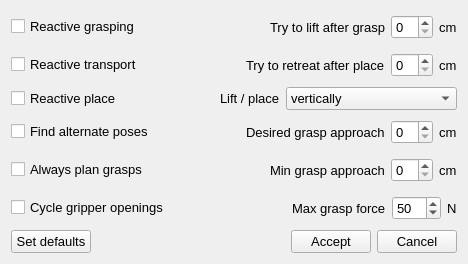
<?xml version="1.0" encoding="UTF-8"?>
<ui version="4.0">
 <class>AdvancedOptionsDialog</class>
 <widget class="QWidget" name="AdvancedOptionsDialog">
  <property name="geometry">
   <rect>
    <x>0</x>
    <y>0</y>
    <width>468</width>
    <height>264</height>
   </rect>
  </property>
  <property name="font">
   <font>
    <pointsize>10</pointsize>
   </font>
  </property>
  <property name="windowTitle">
   <string>MainWindow</string>
  </property>
  <layout class="QVBoxLayout" name="verticalLayout">
   <item>
    <layout class="QHBoxLayout" name="horizontalLayout">
     <item>
      <widget class="QCheckBox" name="reactive_grasping_box_">
       <property name="text">
        <string>Reactive grasping</string>
       </property>
      </widget>
     </item>
     <item>
      <spacer name="horizontalSpacer_6">
       <property name="orientation">
        <enum>Qt::Horizontal</enum>
       </property>
       <property name="sizeHint" stdset="0">
        <size>
         <width>40</width>
         <height>20</height>
        </size>
       </property>
      </spacer>
     </item>
     <item>
      <widget class="QLabel" name="label_9">
       <property name="text">
        <string>Try to lift after grasp</string>
       </property>
      </widget>
     </item>
     <item>
      <widget class="QSpinBox" name="lift_distance_spin_">
       <property name="maximum">
        <number>10</number>
       </property>
      </widget>
     </item>
     <item>
      <widget class="QLabel" name="label_8">
       <property name="text">
        <string>cm</string>
       </property>
      </widget>
     </item>
    </layout>
   </item>
   <item>
    <layout class="QHBoxLayout" name="horizontalLayout_2">
     <item>
      <widget class="QCheckBox" name="reactive_transport_box_">
       <property name="text">
        <string>Reactive transport</string>
       </property>
      </widget>
     </item>
     <item>
      <spacer name="horizontalSpacer_7">
       <property name="orientation">
        <enum>Qt::Horizontal</enum>
       </property>
       <property name="sizeHint" stdset="0">
        <size>
         <width>40</width>
         <height>20</height>
        </size>
       </property>
      </spacer>
     </item>
     <item>
      <widget class="QLabel" name="label_10">
       <property name="text">
        <string>Try to retreat after place</string>
       </property>
      </widget>
     </item>
     <item>
      <widget class="QSpinBox" name="retreat_distance_spin_">
       <property name="maximum">
        <number>10</number>
       </property>
      </widget>
     </item>
     <item>
      <widget class="QLabel" name="label_7">
       <property name="text">
        <string>cm</string>
       </property>
      </widget>
     </item>
    </layout>
   </item>
   <item>
    <layout class="QHBoxLayout" name="horizontalLayout_3">
     <item>
      <widget class="QCheckBox" name="reactive_place_box_">
       <property name="text">
        <string>Reactive place</string>
       </property>
      </widget>
     </item>
     <item>
      <spacer name="horizontalSpacer_8">
       <property name="orientation">
        <enum>Qt::Horizontal</enum>
       </property>
       <property name="sizeHint" stdset="0">
        <size>
         <width>40</width>
         <height>20</height>
        </size>
       </property>
      </spacer>
     </item>
     <item>
      <widget class="QLabel" name="label_11">
       <property name="text">
        <string>Lift / place</string>
       </property>
      </widget>
     </item>
     <item>
      <widget class="QComboBox" name="lift_direction_choice_">
       <item>
        <property name="text">
         <string>vertically</string>
        </property>
       </item>
       <item>
        <property name="text">
         <string>along approach direction</string>
        </property>
       </item>
      </widget>
     </item>
    </layout>
   </item>
   <item>
    <layout class="QHBoxLayout" name="horizontalLayout_4">
     <item>
      <widget class="QCheckBox" name="find_alternatives_box_">
       <property name="text">
        <string>Find alternate poses</string>
       </property>
      </widget>
     </item>
     <item>
      <spacer name="horizontalSpacer_4">
       <property name="orientation">
        <enum>Qt::Horizontal</enum>
       </property>
       <property name="sizeHint" stdset="0">
        <size>
         <width>40</width>
         <height>20</height>
        </size>
       </property>
      </spacer>
     </item>
     <item>
      <widget class="QLabel" name="label_6">
       <property name="text">
        <string>Desired grasp approach</string>
       </property>
      </widget>
     </item>
     <item>
      <widget class="QSpinBox" name="desired_grasp_approach_spin_">
       <property name="maximum">
        <number>30</number>
       </property>
      </widget>
     </item>
     <item>
      <widget class="QLabel" name="label">
       <property name="text">
        <string>cm</string>
       </property>
      </widget>
     </item>
    </layout>
   </item>
   <item>
    <layout class="QHBoxLayout" name="horizontalLayout_5">
     <item>
      <widget class="QCheckBox" name="always_plan_grasps_box_">
       <property name="text">
        <string>Always plan grasps</string>
       </property>
      </widget>
     </item>
     <item>
      <spacer name="horizontalSpacer_3">
       <property name="orientation">
        <enum>Qt::Horizontal</enum>
       </property>
       <property name="sizeHint" stdset="0">
        <size>
         <width>40</width>
         <height>20</height>
        </size>
       </property>
      </spacer>
     </item>
     <item>
      <widget class="QLabel" name="label_5">
       <property name="text">
        <string>Min grasp approach</string>
       </property>
      </widget>
     </item>
     <item>
      <widget class="QSpinBox" name="min_grasp_approach_spin_">
       <property name="maximum">
        <number>30</number>
       </property>
      </widget>
     </item>
     <item>
      <widget class="QLabel" name="label_2">
       <property name="text">
        <string>cm</string>
       </property>
      </widget>
     </item>
    </layout>
   </item>
   <item>
    <layout class="QHBoxLayout" name="horizontalLayout_6">
     <item>
      <widget class="QCheckBox" name="cycle_gripper_opening_box_">
       <property name="text">
        <string>Cycle gripper openings</string>
       </property>
      </widget>
     </item>
     <item>
      <spacer name="horizontalSpacer_2">
       <property name="orientation">
        <enum>Qt::Horizontal</enum>
       </property>
       <property name="sizeHint" stdset="0">
        <size>
         <width>40</width>
         <height>20</height>
        </size>
       </property>
      </spacer>
     </item>
     <item>
      <widget class="QLabel" name="label_4">
       <property name="text">
        <string>Max grasp force</string>
       </property>
      </widget>
     </item>
     <item>
      <widget class="QSpinBox" name="max_contact_force_spin_">
       <property name="maximum">
        <number>100</number>
       </property>
       <property name="value">
        <number>50</number>
       </property>
      </widget>
     </item>
     <item>
      <widget class="QLabel" name="label_3">
       <property name="text">
        <string>N</string>
       </property>
      </widget>
     </item>
    </layout>
   </item>
   <item>
    <layout class="QHBoxLayout" name="horizontalLayout_7">
     <item>
      <widget class="QPushButton" name="set_defaults_button_">
       <property name="text">
        <string>Set defaults</string>
       </property>
      </widget>
     </item>
     <item>
      <spacer name="horizontalSpacer">
       <property name="orientation">
        <enum>Qt::Horizontal</enum>
       </property>
       <property name="sizeHint" stdset="0">
        <size>
         <width>40</width>
         <height>20</height>
        </size>
       </property>
      </spacer>
     </item>
     <item>
      <widget class="QPushButton" name="accept_button_">
       <property name="text">
        <string>Accept</string>
       </property>
      </widget>
     </item>
     <item>
      <widget class="QPushButton" name="cancel_button_">
       <property name="text">
        <string>Cancel</string>
       </property>
      </widget>
     </item>
    </layout>
   </item>
  </layout>
 </widget>
 <layoutdefault spacing="6" margin="11"/>
 <resources/>
 <connections/>
</ui>
